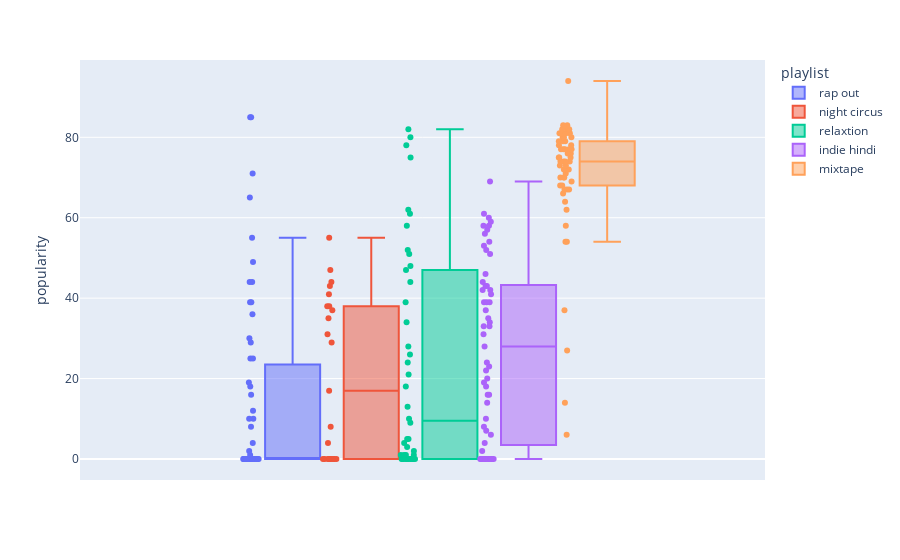

The code cell stored with this chart in its notebook:
### Code cell
fig = px.box(play, color='playlist', y='popularity',points="all")
fig.show()
#ax = sns.catplot(data = play , y ='popularity' , x = 'playlist' , kind = 'box' )
#sns.stripplot(data = play , y = 'popularity', x = 'playlist',palette='rainbow')
#ax.set_xticklabels(rotation=10)

### Figure 1 — Plotly figure (JSON) as saved in the notebook; plotly's stock layout.template omitted (floating-point values rounded to 4 significant figures)
{"data": [{"alignmentgroup": "True", "boxpoints": "all", "hovertemplate": "playlist=rap out<br>popularity=%{y}<extra></extra>", "legendgroup": "rap out", "marker": {"color": "#636efa"}, "name": "rap out", "notched": false, "offsetgroup": "rap out", "orientation": "v", "showlegend": true, "type": "box", "x0": " ", "xaxis": "x", "y": [0, 0, 0, 25, 0, 0, 0, 0, 0, 0, 0, 0, 18, 0, 0, 4, 0, 0, 0, 0, 0, 44, 0, 39, 39, 0, 0, 12, 0, 65, 0, 0, 25, 85, 0, 1, 2, 0, 0, 0, 0, 0, 0, 0, 29, 0, 30, 8, 19, 49, 10, 0, 71, 55, 85, 44, 36, 16, 10], "y0": " ", "yaxis": "y"}, {"alignmentgroup": "True", "boxpoints": "all", "hovertemplate": "playlist=night circus<br>popularity=%{y}<extra></extra>", "legendgroup": "night circus", "marker": {"color": "#EF553B"}, "name": "night circus", "notched": false, "offsetgroup": "night circus", "orientation": "v", "showlegend": true, "type": "box", "x0": " ", "xaxis": "x", "y": [0, 0, 4, 0, 0, 31, 38, 0, 8, 0, 0, 0, 17, 29, 38, 37, 0, 44, 55, 41, 35, 47, 43], "y0": " ", "yaxis": "y"}, {"alignmentgroup": "True", "boxpoints": "all", "hovertemplate": "playlist=relaxtion<br>popularity=%{y}<extra></extra>", "legendgroup": "relaxtion", "marker": {"color": "#00cc96"}, "name": "relaxtion", "notched": false, "offsetgroup": "relaxtion", "orientation": "v", "showlegend": true, "type": "box", "x0": " ", "xaxis": "x", "y": [0, 0, 0, 28, 24, 9, 10, 26, 1, 4, 2, 0, 0, 0, 5, 5, 1, 1, 0, 0, 80, 78, 62, 61, 47, 58, 51, 52, 48, 39, 0, 0, 3, 1, 75, 82, 0, 18, 44, 21, 13, 34], "y0": " ", "yaxis": "y"}, {"alignmentgroup": "True", "boxpoints": "all", "hovertemplate": "playlist=indie hindi<br>popularity=%{y}<extra></extra>", "legendgroup": "indie hindi", "marker": {"color": "#ab63fa"}, "name": "indie hindi", "notched": false, "offsetgroup": "indie hindi", "orientation": "v", "showlegend": true, "type": "box", "x0": " ", "xaxis": "x", "y": [39, 39, 28, 0, 0, 57, 58, 69, 56, 61, 43, 44, 22, 24, 23, 7, 52, 60, 54, 35, 31, 39, 0, 42, 34, 46, 33, 43, 42, 58, 16, 14, 41, 20, 37, 33, 2, 0, 0, 0, 0, 0, 0, 0, 0, 0, 0, 4, 8, 6, 18, 19, 10, 59, 51, 53, 16], "y0": " ", "yaxis": "y"}, {"alignmentgroup": "True", "boxpoints": "all", "hovertemplate": "playlist=mixtape<br>popularity=%{y}<extra></extra>", "legendgroup": "mixtape", "marker": {"color": "#FFA15A"}, "name": "mixtape", "notched": false, "offsetgroup": "mixtape", "orientation": "v", "showlegend": true, "type": "box", "x0": " ", "xaxis": "x", "y": [77, 75, 73, 80, 58, 68, 82, 74, 75, 78, 79, 72, 83, 72, 54, 6, 82, 77, 76, 74, 81, 68, 77, 77, 79, 67, 67, 81, 70, 76, 77, 70, 81, 75, 80, 14, 66, 73, 70, 71, 72, 83, 81, 79, 74, 78, 69, 37, 82, 67, 74, 54, 62, 80, 64, 94, 27], "y0": " ", "yaxis": "y"}], "layout": {"boxmode": "group", "legend": {"title": {"text": "playlist"}, "tracegroupgap": 0}, "margin": {"t": 60}, "xaxis": {"anchor": "y", "domain": [0, 1]}, "yaxis": {"anchor": "x", "domain": [0, 1], "title": {"text": "popularity"}}}}
